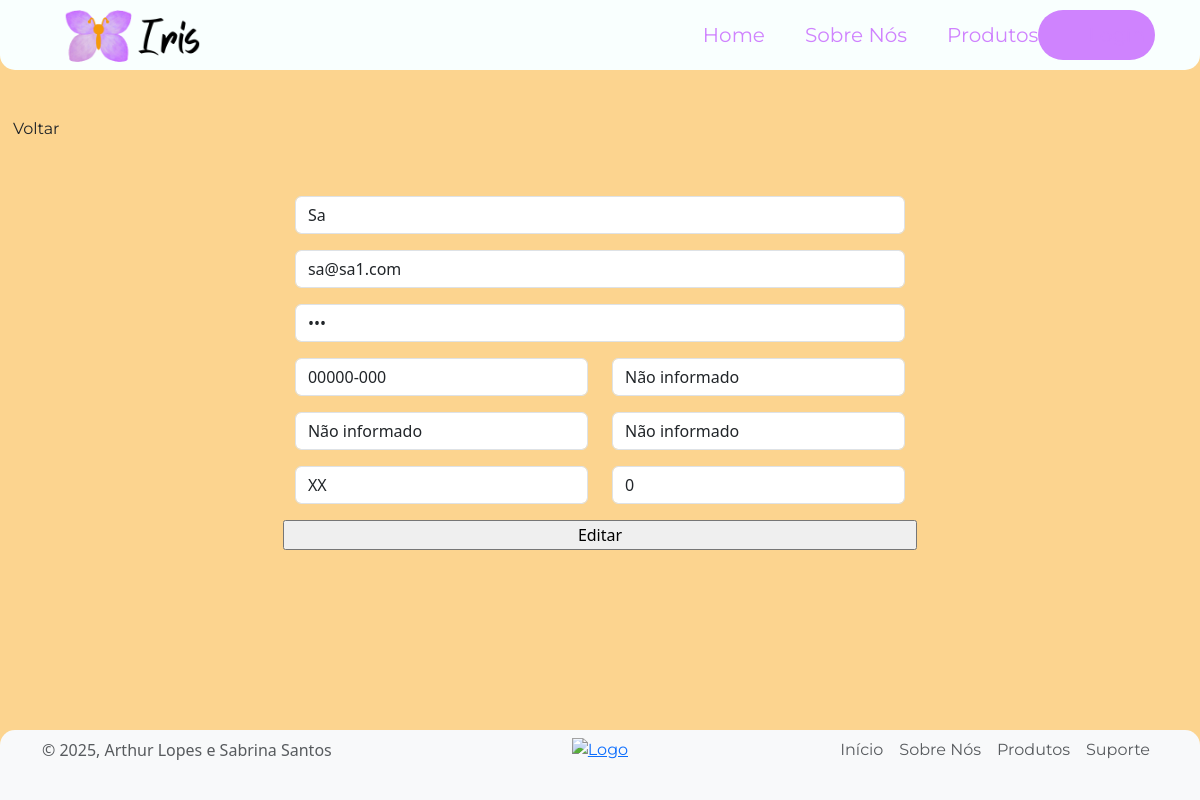
/editar-usuario/3, run on the app's committed database.
### app/models.py (models this page shows)
class Usuario(models.Model):
    nome = models.CharField(max_length = 100)
    email = models.EmailField()
    senha = models.CharField(max_length = 16)
    CEP = models.CharField(max_length = 8,  null=True)
    logradouro = models.CharField(max_length = 100,  null=True)
    bairro = models.CharField(max_length = 100,  null=True)
    localidade = models.CharField(max_length = 100,  null=True)
    estado = models.CharField(max_length = 100,  null=True)
    numero_residencia = models.IntegerField(null=True)

### app/views.py (the view)
# urls.py: path('editar-usuario/<int:id_usuario>', views.editarUsuario, name="editarUsuario"),
def editarUsuario(request, id_usuario):
    usuario = Usuario.objects.get(id=id_usuario)
    formUser = formUsuario(request.POST or None, instance=usuario)
    if request.POST:
        if formUser.is_valid():
            formUser.save()
            return redirect("exibirUsuarios")
    return render(request, "editar-usuario.html", {'form': formUser})

### app/templates/editar-usuario.html (shortened to what this page needs)
{% extends "template.html" %}
{% load static %}
{% block 'main' %}
<a href="{% url 'dashboard' %}"><button id="btnVoltar" class="btn ">Voltar</button></a>
<div class="container mt-5 d-flex align-items-center justify-content-center" >
    <form method="POST" id="ContainerLogin">
    {{ form.nome }}
    {{ form.email }}
    {{ form.senha }}
    <div class="row">
        <div class="col-md-6">
            {{ form.CEP }}
        </div>
        <div class="col-md-6">
            {{ form.logradouro }}
        </div>
    </div>
    <div class="row">
        <div class="col-md-6">
            {{ form.bairro }}
        </div>
        <div class="col-md-6">
            {{ form.localidade }}
        </div>
    </div>
    <div class="row">
        <div class="col-md-6">
            {{ form.estado }}
        </div>
        <div class="col-md-6">
            {{ form.numero_residencia }}
        </div>
        <input type="submit" value="Editar"  id="btnCadastrar">
    </form>
</div>
{% endblock %}

### app/static/css/estilo.css (style rules this page uses)
body { margin: 0; padding-top: 80px; background-color: #fcd48f; }
a, p, button { font-family: "Montserrat", sans-serif; font-optical-sizing: auto; font-weight: 400; }

### data on the page
Usuario: nome "Sa", email "sa@sa1.com", CEP "00000-000", logradouro "Não informado", bairro "Não informado", localidade "Não informado", estado "XX", numero_residencia "0"
